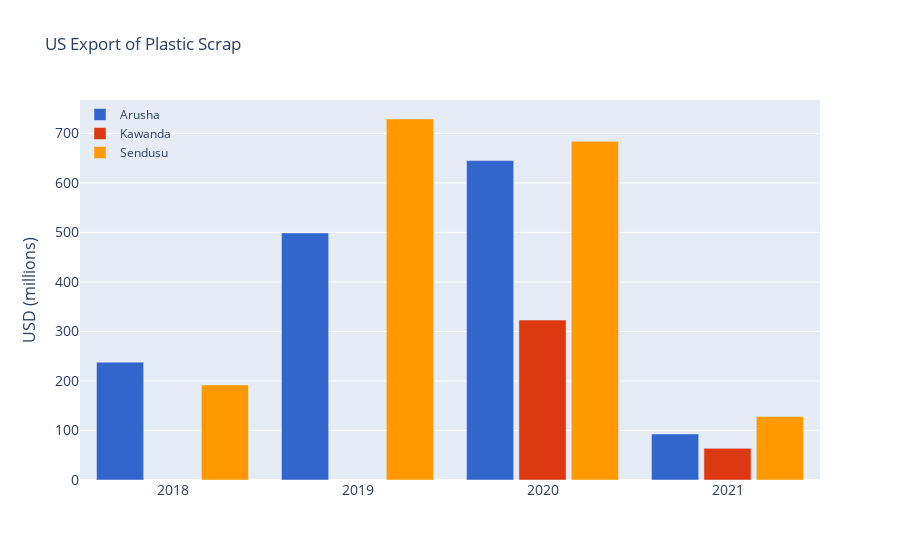

Notebook cell for this chart:
### Code cell
def bar_plot(df):
    fig = go.Figure()
    yrs = df['Year'].unique().tolist()
    years = [int(i) for i in yrs]  
    loc = df['Location'].unique().tolist()
    dt = [pd.DataFrame(y) for x, y in df.groupby('Location', as_index=False)]
    colors = px.colors.qualitative.G10 
    for i in range(len(dt)):
        L = loc[i]
        fig.add_trace(go.Bar(x=dt[i]['Year'],
                    y=dt[i]['N'],
                    name=L,
                    marker_color=colors[i]
                    ))
    fig.update_layout(
    title='Total Number of Crosses',
    xaxis_tickfont_size=14,
    yaxis=dict(
        title='Number',
        titlefont_size=16,
        tickfont_size=14,
    ),
    legend=dict(
        x=0,
        y=1.0,
        bgcolor='rgba(255, 255, 255, 0)',
        bordercolor='rgba(255, 255, 255, 0)'
    ),
    barmode='group',
    bargap=0.15, # gap between bars of adjacent location coordinates.
    bargroupgap=0.1 # gap between bars of the same location coordinate.
    )
    return fig

bar_plot(crosses_count)

### Figure 1 — Plotly figure (JSON) as saved in the notebook; plotly's stock layout.template omitted (floating-point values rounded to 4 significant figures)
{"data": [{"marker": {"color": "#3366CC"}, "name": "Arusha", "type": "bar", "x": [2018, 2019, 2020, 2021], "y": [238, 499, 645, 93]}, {"marker": {"color": "#DC3912"}, "name": "Kawanda", "type": "bar", "x": [2020, 2021], "y": [323, 64]}, {"marker": {"color": "#FF9900"}, "name": "Sendusu", "type": "bar", "x": [2018, 2019, 2020, 2021], "y": [192, 729, 684, 128]}], "layout": {"bargap": 0.15, "bargroupgap": 0.1, "barmode": "group", "legend": {"bgcolor": "rgba(255, 255, 255, 0)", "bordercolor": "rgba(255, 255, 255, 0)", "x": 0, "y": 1}, "title": {"text": "US Export of Plastic Scrap"}, "xaxis": {"tickfont": {"size": 14}}, "yaxis": {"tickfont": {"size": 14}, "title": {"font": {"size": 16}, "text": "USD (millions)"}}}}
